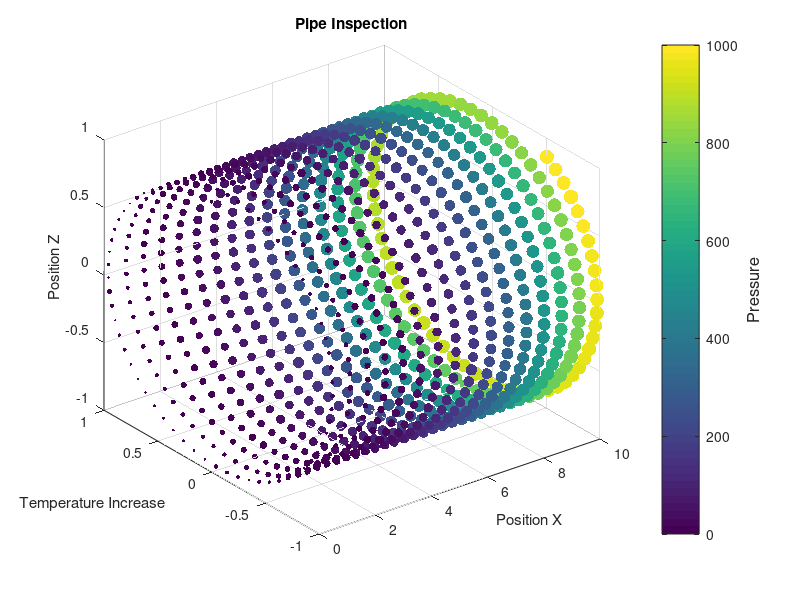
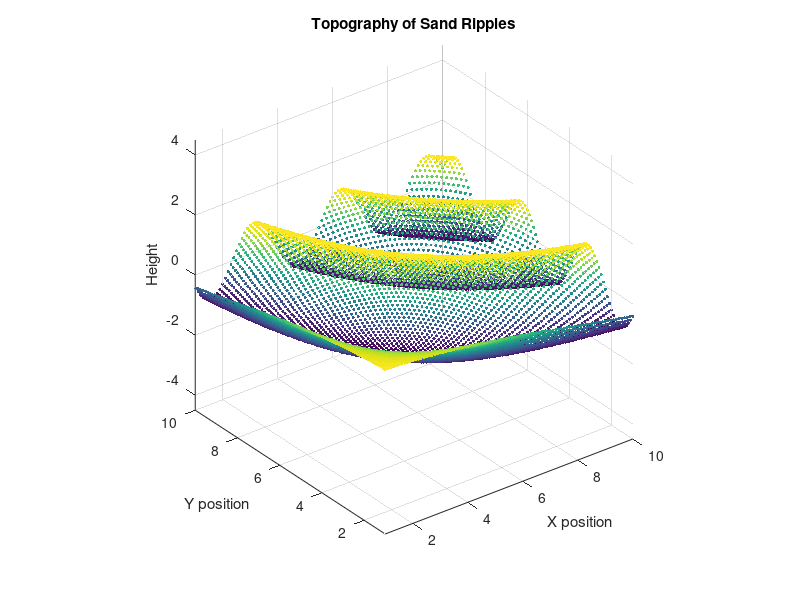

Source code (MATLAB) for these figures, in order:
clc, clearvars, close all

%% 3D Scatter Plot
% Variables
x = 0:0.01:10; %position x
y = sin(10*x); %position y
z = cos(10*x); %position z
size = 5*abs(randn(1, length(x))) + 10*x; %strain measurement
color = x.^3; %pressure measurement
% Plot
scatter3(x,y,z,size,color,'filled'), grid on
xlabel('Position X'), ylabel('Temperature Increase'),zlabel('Position Z')
title('Pipe Inspection')
bar = colorbar();
ylabel(bar,'Pressure','FontSize', 12)

%% Grid Based Scatter Plot
clc, clearvars, close all

x = 1:0.1:10;
y = 1:0.1:10;
[X,Y] = meshgrid(x,y);

Z = cos(1/5*X.*Y);

figure
scatter3(X(:),...  %x
         Y(:),...  %y
         Z(:),...  %z
         5,...     %size
         Z(:),...  %color
         'filled')
         
axis equal
title('Topography of Sand Ripples')
xlabel('X position'),ylabel('Y position'),zlabel('Height')






